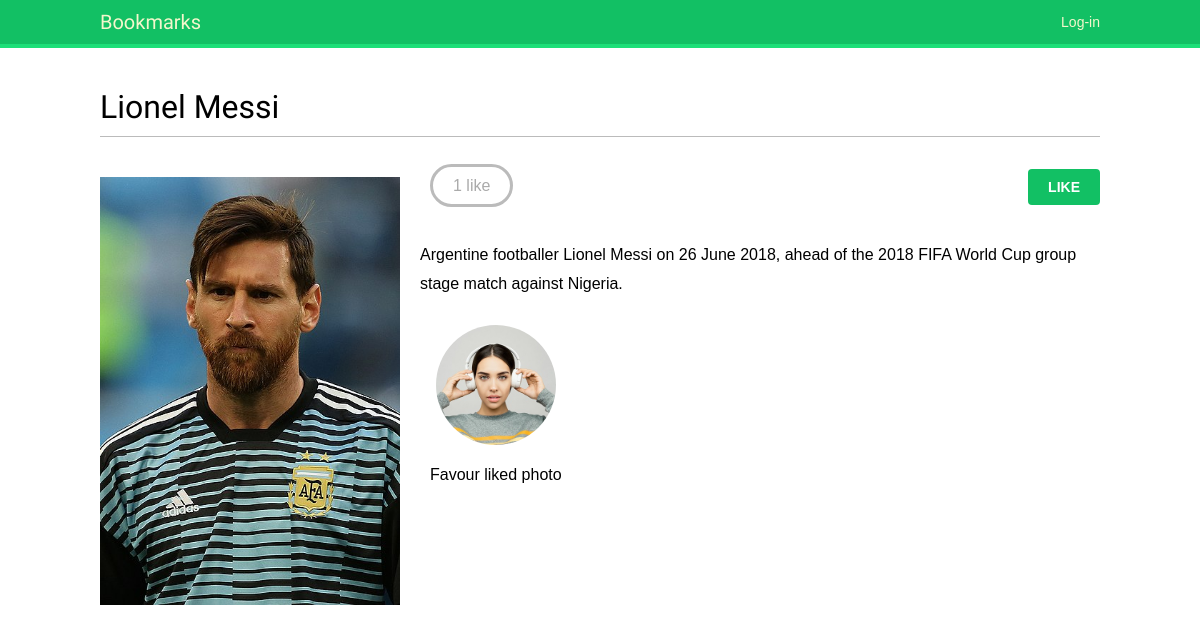
The app's page /images/detail/7/lionel-messi/ with its own data.
### images/models.py (models this page shows, shortened)
class Image(models.Model):
    user= models.ForeignKey(settings.AUTH_USER_MODEL, related_name='images_created', on_delete=models.CASCADE)
    title= models.TextField(max_length=200)
    slug= models.SlugField(max_length=200, blank=True)
    url= models.URLField(max_length=2000)
    image= models.ImageField(upload_to='images/%Y/%m/%d')
    description= models.TextField(blank=True)
    created= models.DateField(auto_now_add=True)
    users_like= models.ManyToManyField(settings.AUTH_USER_MODEL, related_name='images_liked', blank=True)
    class Meta:
        indexes= [
            models.Index(fields=['-created'],)
        ]
        ordering= ['-created']

### account/models.py (models this page shows, shortened)
class Profile(models.Model):
    user = models.OneToOneField(settings.AUTH_USER_MODEL,
                                on_delete=models.CASCADE)
    date_of_birth = models.DateField(blank=True, null=True)
    photo = models.ImageField(upload_to='user/%Y/%m/%d/', blank=True, default= "default.jpg")

### images/views.py (the view)
# urls.py: path('detail/<int:id>/<slug:slug>/', views.image_detail, name='detail'),
def image_detail(request, id, slug):
    image = get_object_or_404(Image, id=id, slug=slug)
    return render(request,
                  'images/image/detail.html',
                  {'section': 'images',
                   'image': image})

### images/templates/images/image/detail.html (shortened to what this page needs)
{% extends "base.html" %}
{% block content %}
  <h1>{{ image.title }}</h1>
  {% load thumbnail %}
  <a href="{{ image.image.url }}">
    <img src="{% thumbnail image.image 300x0 %}" class="image-detail">
  </a>
  {% with total_likes=image.users_like.count users_like=image.users_like.all %}
    <div class="image-info">
      <div>
        <span class="count">
          <span class="total">{{ total_likes }}</span>
          like{{ total_likes|pluralize }}
        </span>
        <a href="#" data-id="{{ image.id }}" data-action="{% if request.user in users_like %}un{% endif %}like"
    class="like button">
          {% if request.user not in users_like %}
            Like
          {% else %}
            Unlike
          {% endif %}
        </a>
      </div>
      {{ image.description|linebreaks }}
    </div>
    <div class="image-likes">
      {% for user in users_like %}
        <div>
          {% if user.profile.photo %}
            <img src="{{ user.profile.photo.url }}">
          {% endif %}
          <p>{{ user.first_name }} liked photo</p>
        </div>
      {% empty %}
        Nobody likes this image yet.
      {% endfor %}
    </div>
  {% endwith %}
{% endblock %}

### account/static/css/base.css (style rules this page uses)
body { margin: 0; padding: 0; font-family: helvetica, sans-serif; }
p { line-height: 1.8; }
a { color: #12c064; text-decoration: none; }
h1, h2, h3, h4, h5, h6 { font-family: "Muli", sans-serif; font-weight: normal; }
h1 { border-bottom: 1px solid #bbb; padding: 0 0 10px 0; margin: 10px 0 20px 0; }
input[type="submit"], a.button { font-weight: bold; background: #12c064; color: #fff; padding: 10px 20px; font-size: 14px; text-transform: uppercase; border-radius: 4px; }
.image-preview, .image-detail { max-width: 300px; float: left; margin: 0 20px 20px 0; }
.image-detail { margin-top: 20px; }
.image-info div { padding: 20px 0; overflow: auto; }
.count { color: #aaa; border: 3px solid #bbb; border-radius: 26px; padding: 10px 20px; margin: 20px 10px 0; }
a.like, a.follow { float: right; margin-top: -8px; }
.image-likes div { float: left; width: auto; padding: 10px; text-align: center; }
.image-likes img { width: 120px; height: 120px; border-radius: 50%; }

### records on screen
Image: title "Lionel Messi", image (picture), description "Argentine footballer Lionel Messi on 26 June 2018, ahead of the 2018 FIFA World Cup group stage match against Nigeria."

### other values on screen
{{ total_likes }} "1"
{{ user.first_name }} "Favour"
